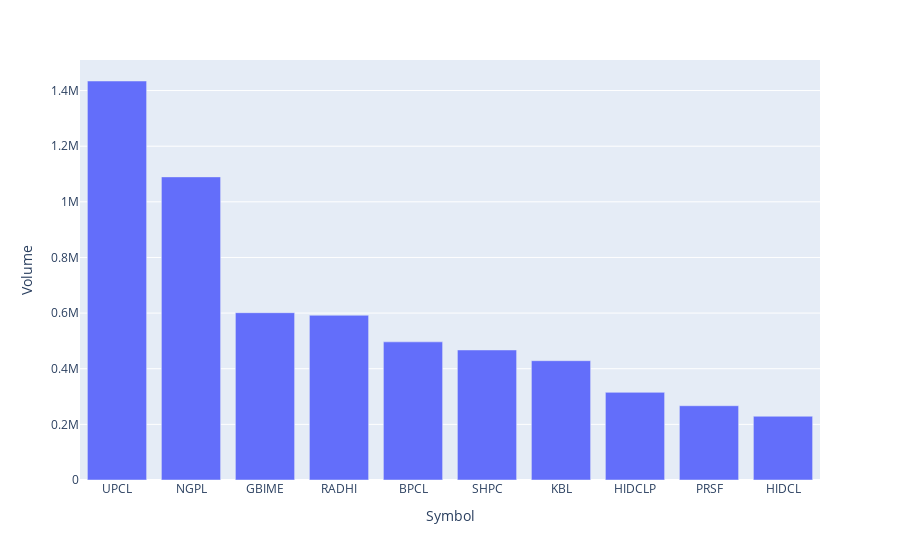

Notebook code cell kept with this figure:
### Code cell
# top_10_positive_change = df[df['% Change'] > 0].nlargest(10, '% Change')
top_10_neg_change = df.sort_values(by='Volume', ascending=False).head(10)
fig = px.bar(top_10_neg_change, x='Symbol', y='Volume')
fig.show()

### Figure 1 — Plotly figure (JSON) as saved in the notebook; plotly's stock layout.template omitted (floating-point values rounded to 4 significant figures)
{"data": [{"alignmentgroup": "True", "hovertemplate": "Symbol=%{x}<br>Volume=%{y}<extra></extra>", "legendgroup": "", "marker": {"color": "#636efa", "pattern": {"shape": ""}}, "name": "", "offsetgroup": "", "orientation": "v", "showlegend": false, "textposition": "auto", "type": "bar", "x": ["UPCL", "NGPL", "GBIME", "RADHI", "BPCL", "SHPC", "KBL", "HIDCLP", "PRSF", "HIDCL"], "xaxis": "x", "y": [1434341, 1089683, 601439, 592187, 496595, 467389, 428901, 315011, 267020, 229154], "yaxis": "y"}], "layout": {"autosize": true, "barmode": "relative", "legend": {"tracegroupgap": 0}, "margin": {"t": 60}, "xaxis": {"anchor": "y", "autorange": true, "domain": [0, 1], "range": [-0.5, 9.5], "title": {"text": "Symbol"}, "type": "category"}, "yaxis": {"anchor": "x", "autorange": true, "domain": [0, 1], "range": [0, 1510000.0], "title": {"text": "Volume"}, "type": "linear"}}}
